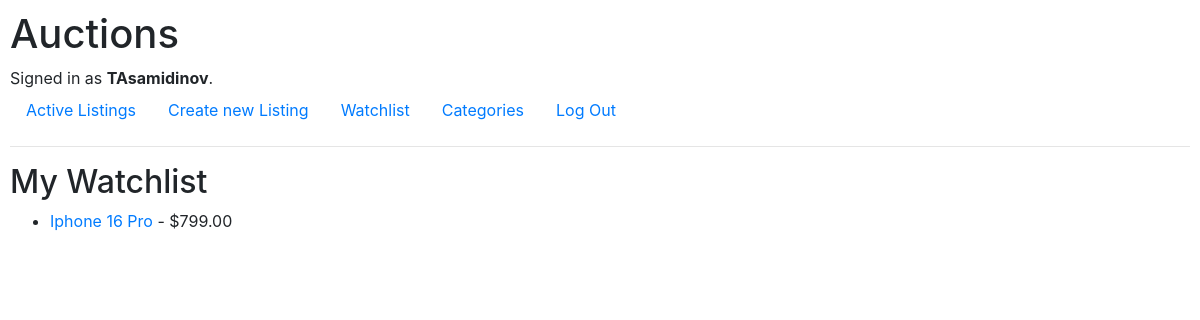
The page /watchlist (signed in) on the database as committed earlier.
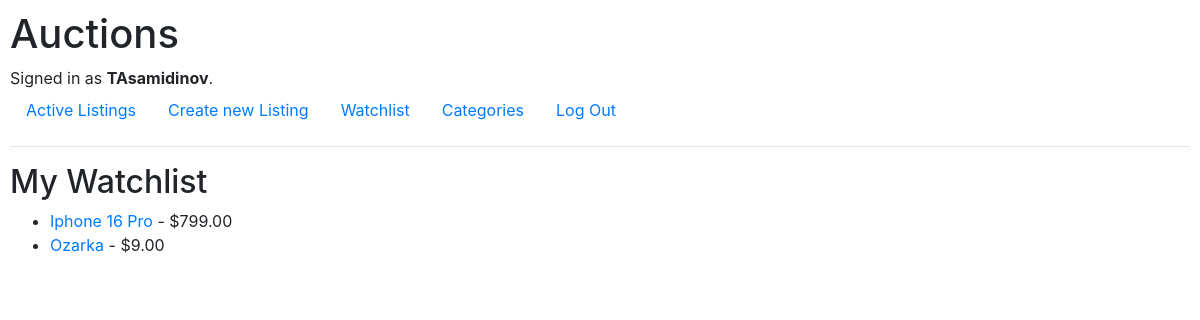
The same page on the database as committed later.
### auctions/models.py (models this page shows, shortened)
class Listing(models.Model):
    title = models.CharField(max_length=255)
    description = models.TextField()
    price = models.DecimalField(max_digits=10, decimal_places=2)
    created_at = models.DateTimeField(auto_now_add=True)
    updated_at = models.DateTimeField(auto_now=True)
    owner = models.ForeignKey(User, on_delete=models.CASCADE)
    category = models.CharField(max_length=50, blank=True)
    image_url = models.URLField(blank=True, null=True)
    is_active = models.BooleanField(default=True)
    winner = models.ForeignKey(User, related_name='won_listings', null=True, blank=True, on_delete=models.SET_NULL)

### auctions/views.py (the view)
# urls.py: path("watchlist", views.watchlist, name="watchlist"),
def watchlist(request):
    if request.user.is_authenticated:
        watchlist_items = request.user.watchlist.all()
        return render(request, "auctions/watchlist.html", {
            "watchlist": watchlist_items
        })
    else:
        return render(request, "auctions/login.html", {
            "message": "You must be logged in to view your watchlist."
        })

### auctions/templates/auctions/watchlist.html
{% extends "auctions/layout.html" %}
{% block body %}
    <h2>My Watchlist</h2>
    {% if watchlist %}
        <ul>
            {% for listing in watchlist %}
                <li>
                    <a href="{% url 'listing' listing.id %}">{{ listing.title }}</a> - ${{ listing.price }}
                </li>
            {% endfor %}
        </ul>
    {% else %}
        <p>Your watchlist is empty.</p>
    {% endif %}
{% endblock %}

Rows that differ between the two databases and show on the page:
now on this page (row edited): Listing: title "Ozarka", price "9.00"
